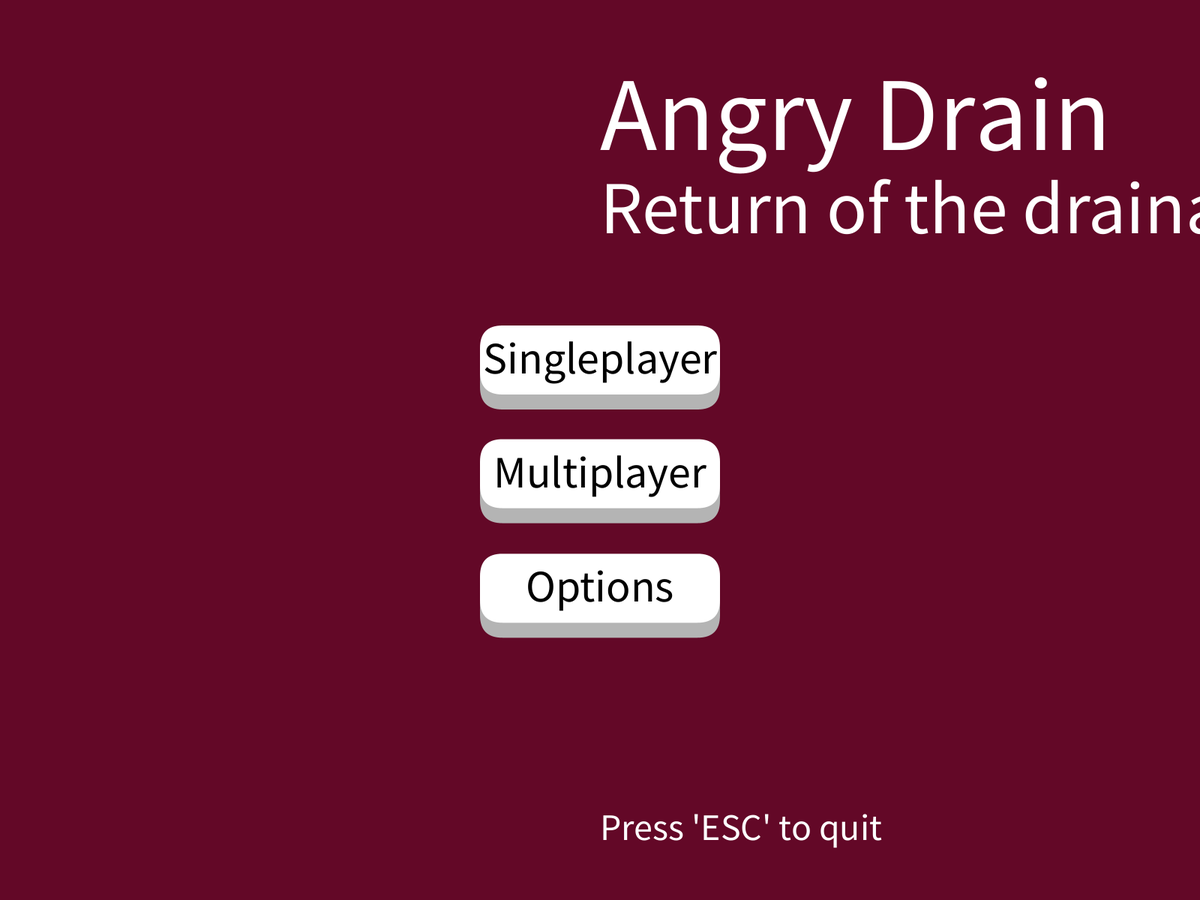
Frame 1 (no input)
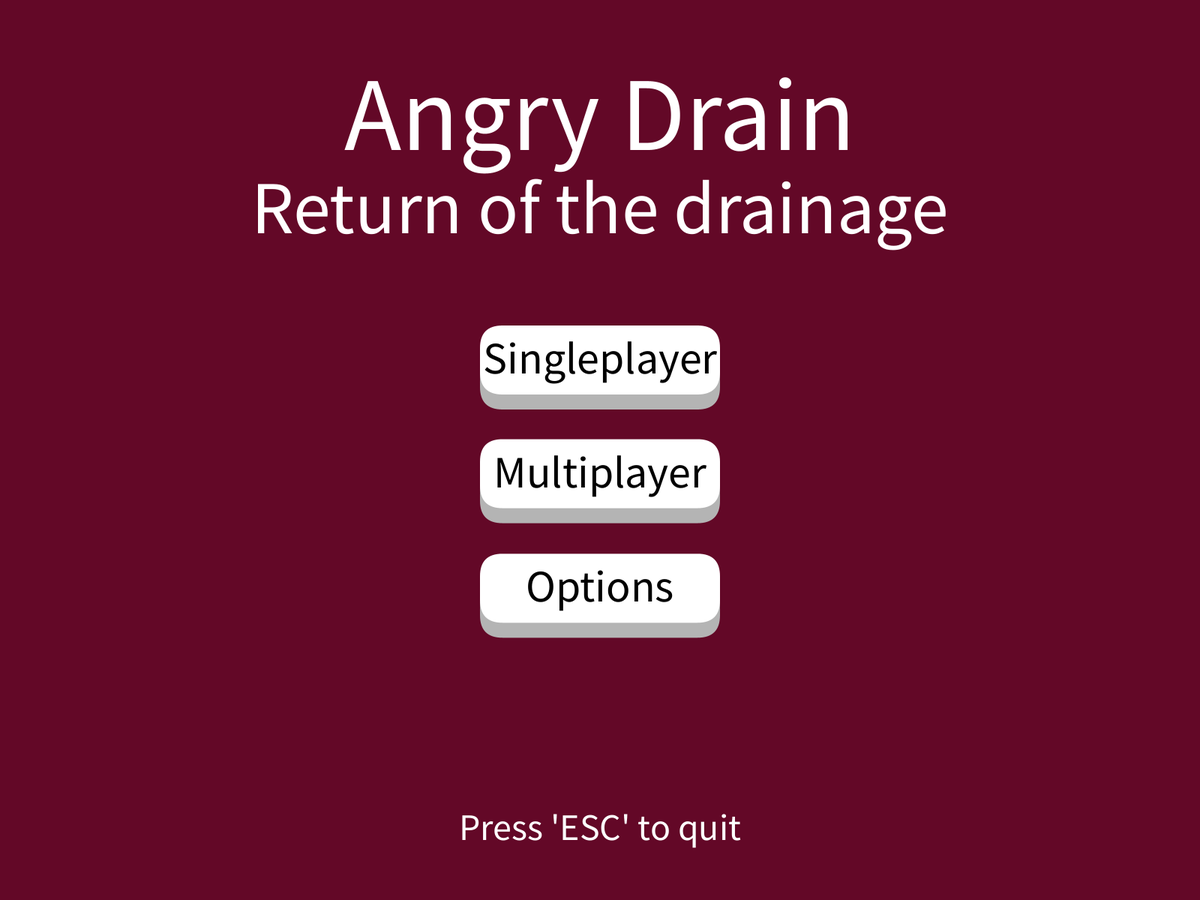
Frame 60 (the mouse pressed at the canvas centre just before this capture)
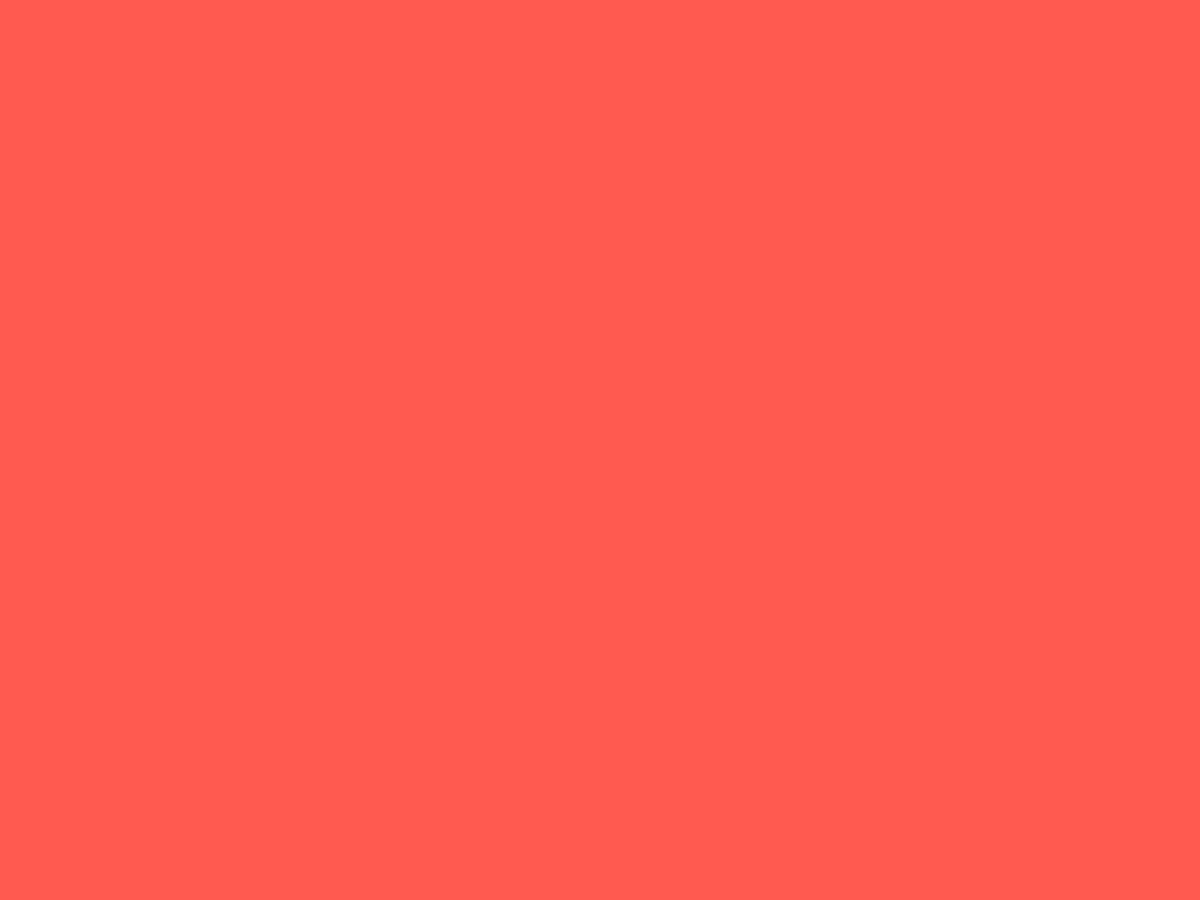
Frame 120 (the mouse held since frame 60 and released just before this capture)

The Processing sketch that drew these frames (run headless with seeded random() and noise(); from frame 60 on, the mouse is pressed at the canvas centre):

// Processing sketch: angry_drain
// ── angry_drain.pde
import java.util.Map;
import java.util.HashMap;
String gameState;
String optionState;

void setup() {
  //Game state
  gameState = "introscreen";
  optionState = "Audio";

  //Sets all the HashMap key values from null to false, thereby avoiding a crash
  for (int i = 0; i < 256; i++) {
    keys.put(i, true);
  }

  //Option menu quit boxes
  optionMenuQuitBoxPlacementWidth = width/12;

  //General option menu boxes
  optionMenuBoxSpace = width/40;
  optionMenuBoxSizeWidth = width/6;
  optionMenuBoxSizeHeight = width/25;
  optionMenuBoxPlacementHeight = height/8;
  optionMenuBoxPlacementWidth = (optionMenuQuitBoxPlacementWidth + optionMenuBoxSizeWidth/1.5);

  //color change for whether button pressed in options menu
  unpressedButtonColor = 255;
  pressedButtonColor = 200;
  optionColor1 = unpressedButtonColor;
  optionColor2 = unpressedButtonColor;
  optionColor3 = unpressedButtonColor;

  //the different box positions
  boxPos1 = 1.2;
  boxPos2 = 2.1;
  boxPos3 = 3;
  boxPos4 = 3.9;

  //Player setup
  playerX[player] = spawnLocationX;
  playerY[player] = spawnLocationY;
  playerHP[player] = maxHP;
  playerDMG[player] = 2;
  playerAPS[player] = 1;
  playerSPD[player] = 2;

  //Introscreen menu buttons
  placementSP = 2.5;
  placementMP = 1.9;
  placementOP = 1.53;

  buttonWidth = width/5;
  buttonHeight = height/13;
  surface.setTitle("Angry Drain; return of drainage");
  fullScreen();
  size(1920, 1080);
}

void draw() {
  setGameState(gameState);
  optionMenuState();
  if (keys.get(int('a')) == true)
  {
    println(int('d'));
  };
}

// ── AD_General.pde
/*
 This page is for general things, that might be needed for many different purposes.
 Things such as mouseClicked(), keyPressed() etc.
 */

void mousePressed() {
  // Intro screen button redirection
  if (gameState == "introscreen") {
    //Redirects to specific page if you press a button
    if ((mouseX >= width/2 - buttonWidth/2  && mouseX <= width/2 + buttonWidth/2) &&
      (mouseY >= height/placementSP - buttonHeight/2  && mouseY <= height/placementSP + buttonHeight/2)
      && (!inOptions) && (gameState == "introscreen")) {
      gameState = "singleplayer";
    } else if ((mouseX >= width/2 - buttonWidth/2  && mouseX <= width/2 + buttonWidth/2) &&
      (mouseY >= height/placementMP - buttonHeight/2  && mouseY <= height/placementMP + buttonHeight/2)
      && (!inOptions) && (gameState == "introscreen")) {
      gameState = "multiplayer";
    } else if ((mouseX >= width/2 - buttonWidth/2  && mouseX <= width/2 + buttonWidth/2) &&
      (mouseY >= height/placementOP - buttonHeight/2  && mouseY <= height/placementOP + buttonHeight/2)
      && (!inOptions) && (gameState == "introscreen")) {
      inOptions = true;
    }
  }
  //Option interface
  if (inOptions) {

    //This is the quit button for the options interface and the button interface
    if ( (mouseX >= optionMenuQuitBoxPlacementWidth - optionMenuBoxSizeHeight/2)
      && (mouseX <= optionMenuQuitBoxPlacementWidth + optionMenuBoxSizeHeight/2)
      && (mouseY >= optionMenuBoxPlacementHeight - optionMenuBoxSizeHeight/1.5
      && (mouseY <= optionMenuBoxPlacementHeight + optionMenuBoxSizeHeight/4))) {
      inOptions = false;
      optionState ="Audio";
    } else if (optionSwicthMouse(boxPos1)) {
      optionState = "Audio";
    } else if (optionSwicthMouse(boxPos2)) {
      optionState = "2";
    } else if (optionSwicthMouse(boxPos3)) {
      optionState = "3";
    } else if (optionSwicthMouse(boxPos4)) {
      optionState = "4";
    }
  }
}

// ── AD_Intro_screen.pde
/*
I have added the house button clicks in General,
 I didn't put them here due to me needing to use mousePressed()
 for other purposes so didn't want it to be here arbitrarily.
*/

//initialization
float placementSP;
float placementMP;
float placementOP;
float buttonWidth;
float buttonHeight;

void setGameState(String state) {
  if (state == "introscreen") {
    introScreen();
  } else if (state == "multiplayer") {
    startUpMultiplayer();
  } else if (state == "singleplayer") {
    startUpSingleplayer();
  }
}

void introScreen() {
  background(99, 8, 39, 9);
  fill(255);
  textSize(140);
  text("Angry Drain", width/2, height - height/1.2);
  textSize(100);
  text("Return of the drainage", width/2, height - height/1.35);
  textSize(50);
  text("Press 'ESC' to quit", width/2, height - height/15);
  introScreenSingleplayer();
  introScreenMultiplayer();
  introScreenOptions();
}

void introScreenButton(float placement, String type) {
  noStroke();
  rectMode(CENTER);
  fill(180);
  rect(width/2, height/placement + height/60, buttonWidth, buttonHeight, 30);
  fill(255);
  rect(width/2, height/placement, buttonWidth, buttonHeight, 30);
  fill(0);
  textAlign(CENTER);
  textSize(60);
  text(type, width/2, height/placement + height/65);
}

void introScreenSingleplayer() {
  String type = "Singleplayer";
  introScreenButton(placementSP, type);
}

void introScreenMultiplayer() {
  String type = "Multiplayer";
  introScreenButton(placementMP, type);
}

void introScreenOptions() {
  String type = "Options";
  introScreenButton(placementOP, type);
}

// ── AD_Keypresses.pde
/*Keypresses*/
HashMap<Integer, Boolean> keys = new HashMap<Integer, Boolean>();

void keyPressed() {
  keys.put(keyCode, true);
}
void keyReleased() {
  keys.put(keyCode, false);
}

// ── AD_Level_1.pde
float spawnLocationX = 1;
float spawnLocationY = 1;
float maxHP = 100;

// ── AD_Multiplayer.pde
void startUpMultiplayer(){
  background(255, 90,80);
}

// ── AD_Options.pde
boolean inOptions;
//colors for whether buttons are pressed
int unpressedButtonColor;
int pressedButtonColor;
int optionColor1;
int optionColor2;
int optionColor3;
int optionColor4;
float boxPos1;
float boxPos2;
float boxPos3;
float boxPos4;
//Quit box
float optionMenuQuitBoxPlacementWidth;
//General option menu boxes
float optionMenuBoxPlacementHeight;
float optionMenuBoxPlacementWidth;
float optionMenuBoxSpace;
float optionMenuBoxSizeWidth;
float optionMenuBoxSizeHeight;

void optionMenuState() {
  if (inOptions) {
    fill(255);
    rectMode(CENTER);
    rect(width/2, height/2, width/1.1, height/1.1, 40);
    optionMenu();
    menuBoxSwitch();
  }
}

void optionMenu() {
  fill(0);
  textSize(optionMenuBoxSizeHeight);
  rectMode(CENTER);
  textAlign(CENTER);
  stroke(0);
  strokeWeight(10);
  noFill();

  //Quit mark and box
  text('x', optionMenuQuitBoxPlacementWidth,
    optionMenuBoxPlacementHeight);
  rect(optionMenuQuitBoxPlacementWidth, optionMenuBoxPlacementHeight -optionMenuBoxSizeHeight/4,
    optionMenuBoxSizeHeight, optionMenuBoxSizeHeight);

  //boxes
  menuBoxes(boxPos1, "Audio", optionColor1);
  menuBoxes(boxPos2, "General", optionColor2);
  menuBoxes(boxPos3, "wow", optionColor3);
  menuBoxes(boxPos4, "baddie", optionColor4);
}

void menuBoxes(float positioning, String menuName, int optionColor) {
  fill(optionColor);
  rectMode(CENTER);
  rect(positioning * optionMenuBoxPlacementWidth, optionMenuBoxPlacementHeight
    -optionMenuBoxSizeHeight/4, optionMenuBoxSizeWidth, optionMenuBoxSizeHeight);

  textSize(optionMenuBoxSizeHeight*0.75);
  fill(0);
  textAlign(CENTER);
  text(menuName, positioning *optionMenuBoxPlacementWidth,
    optionMenuBoxPlacementHeight);
}

void optionAudio() {
  fill(0);
  text("hello", width/2, height/2);
}
void option2() {
  fill(0);
  text("2", width/2, height/2);
}
void option3() {
  fill(0);
  text("3", width/2, height/2);
}
void option4() {
  fill(0);
  text("4", width/2, height/2);
}

void menuBoxSwitch() {
  switch (optionState) {
  case "Audio":
    optionAudio();
    optionColor1 = pressedButtonColor;
    optionColor2 = unpressedButtonColor;
    optionColor3 = unpressedButtonColor;
    optionColor4 = unpressedButtonColor;
    break;
  case "2":
    option2();
    optionColor1 = unpressedButtonColor;
    optionColor2 = pressedButtonColor;
    optionColor3 = unpressedButtonColor;
    optionColor4 = unpressedButtonColor;
    break;
  case "3":
    option3();
    optionColor1 = unpressedButtonColor;
    optionColor2 = unpressedButtonColor;
    optionColor3 = pressedButtonColor;
    optionColor4 = unpressedButtonColor;
    break;
  case "4":
    option4();
    optionColor1 = unpressedButtonColor;
    optionColor2 = unpressedButtonColor;
    optionColor3 = unpressedButtonColor;
    optionColor4 = pressedButtonColor;
    break;
  }
}
boolean optionSwicthMouse(float positioning) {
  if((mouseX >= positioning * optionMenuBoxPlacementWidth - optionMenuBoxSizeWidth/2)
      && (mouseX <= positioning * optionMenuBoxPlacementWidth + optionMenuBoxSizeWidth/2)
      && (mouseY >= optionMenuBoxPlacementHeight - optionMenuBoxSizeHeight/1.5
      && (mouseY <= optionMenuBoxPlacementHeight + optionMenuBoxSizeHeight/4))) {
        return true;
    }
  return false;
}

// ── AD_PlayerController.pde
byte player = 0;
float[] playerX = new float[4];
float[] playerY = new float[4];
float[] playerHP = new float[4];
float[] playerDMG = new float[4];
float[] playerAPS = new float[4];
float[] playerSPD = new float[4];

void DoTheBigCrash() {
  int Crash = 1/0;/*This should do it right?... Kill it I mean*/
}
/*
The host gets player 1, player 2 will be the first person to join and so on.
 The way we will do this is in AD Multiplayer, where we will make the number assigned to a
 player increase each time someone connects, and decreases when someone disconnects.
 WWe will then use those numbers here to create a new player for each player connected, that can be controlled seperately.
 WWhile we can just make 4 player classes since we know that's the player cap, I want to not repeat the code and have it change depending on player.
 */

/*The first time it's called it'll assing that player as the host(0), the rest will be 1, 2, and 3*/
void newPlayer() {

  player();
}

void player() {
  if (player == 0) {
    fill(255, 200, 200);
  } else if (player == 1) {
    fill(200, 255, 200);
  } else if (player == 2) {
    fill(200, 200, 255);
  } else {
    fill(255);
  }
  rect(playerX[player], playerY[player], 50, 50);
if (keys.get(int('a')) == true) {
    playerX[player] -= playerSPD[player];
  }
  if (keys.get(int('d')) == true) {
    playerX[player] += playerSPD[player];
  }
  if (keys.get(int('w')) == true) {
    playerY[player] -= playerSPD[player];
  }
  if (keys.get(int('s')) == true) {
    playerY[player] += playerSPD[player];
  }
}

// ── AD_Singleplayer.pde
void startUpSingleplayer(){
background(80, 90, 255);
newPlayer();
}
